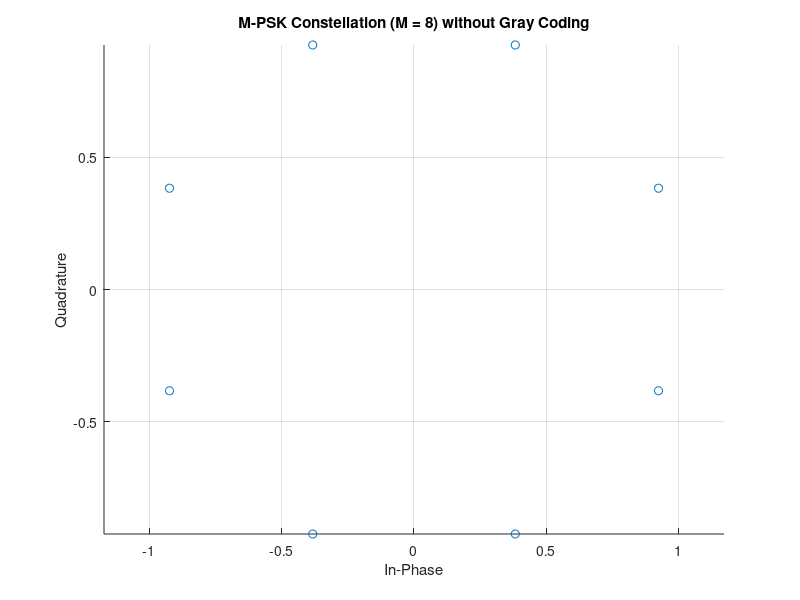
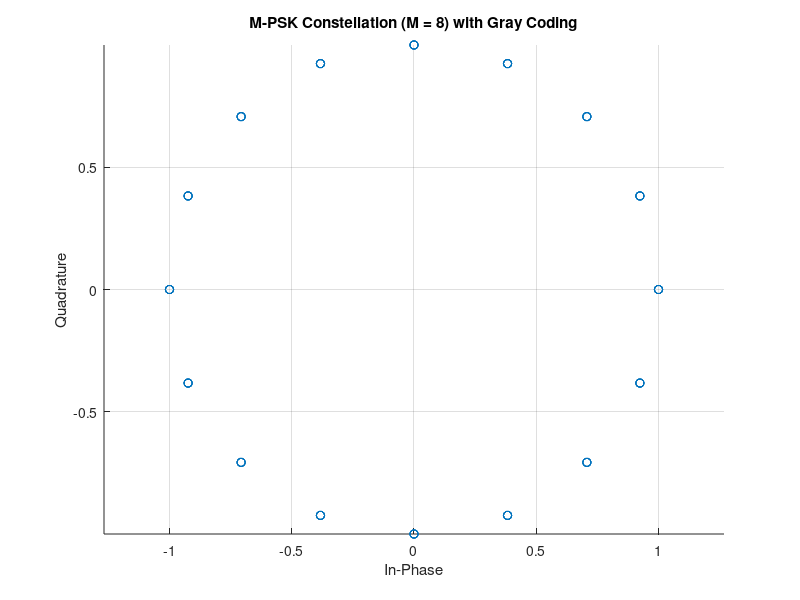
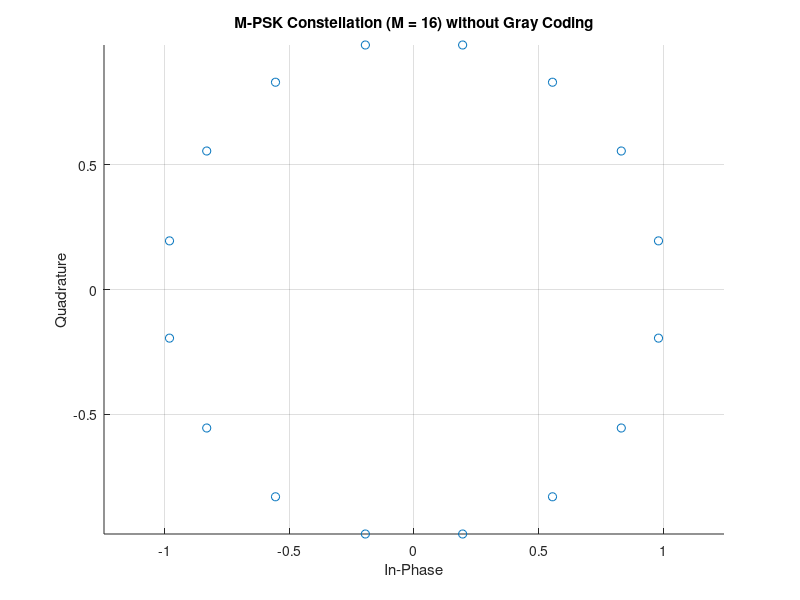
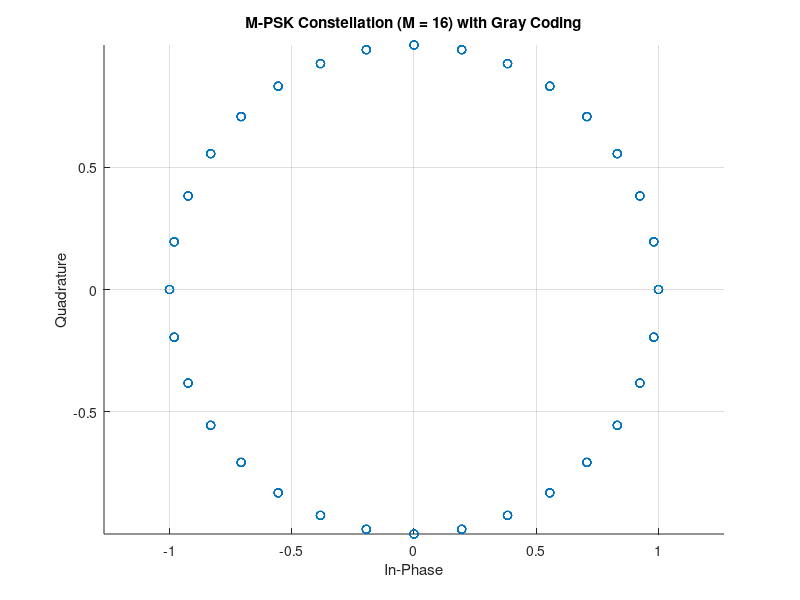

Write MATLAB code to recreate these figures, in order.
% Function to generate M-PSK constellation symbols
generate_symbols = @(M) exp(1j * (2 * pi * (0:M-1) / M + pi/M));

% Function to perform Gray coding for M-PSK
gray_coding = @(symbols, M) mod(floor(symbols / 2) + mod(symbols, 2) * M / 2, M);

% Modulation orders
M_values = [8, 16];

% Loop through each modulation order
for M = M_values
    % Generate symbols without Gray coding
    symbols = generate_symbols(M);

    % Plot constellation without Gray coding
    figure;
    scatter(real(symbols), imag(symbols), 'o');
    title(['M-PSK Constellation (M = ' num2str(M) ') without Gray Coding']);
    xlabel('In-Phase');
    ylabel('Quadrature');
    grid on;
    axis equal;

    % Generate symbols with Gray coding
    gray_symbols = gray_coding(0:M-1, M);
    gray_symbols = generate_symbols(M) .* exp(1j * (pi/M * (gray_symbols')));

    % Plot constellation with Gray coding
    figure;
    scatter(real(gray_symbols), imag(gray_symbols), 'o');
    title(['M-PSK Constellation (M = ' num2str(M) ') with Gray Coding']);
    xlabel('In-Phase');
    ylabel('Quadrature');
    grid on;
    axis equal;
end
